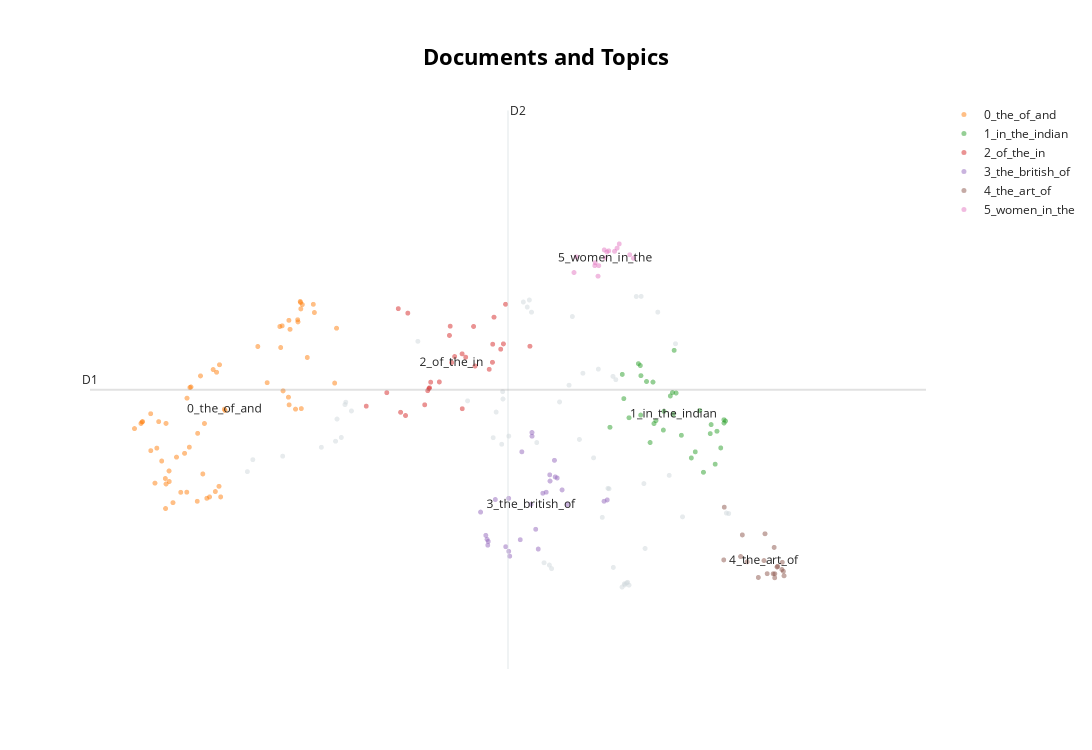

The cell this chart's notebook holds for it:
### Code cell
model.visualize_documents(questions)

### Figure 1 — Plotly figure (JSON) as saved in the notebook; plotly's stock layout.template omitted (floating-point values rounded to 4 significant figures)
{"data": [{"hoverinfo": "text", "hovertext": ["What were the major technological changes introduced during the Sultanate period? How did those technological changes influence the Indian society?", "‘Latecomer’ Industrial Revolution in Japan involved certain factors that were markedly different from what West had experienced.” Analyze.", "Critically examine whether growing population is the cause of poverty OR poverty is the mains cause of population increase in India.", "Highlight the differences in the approach of Subhash Chandra Bose and Mahatma Gandhi in the struggle for freedom.", "The life cycle of a joint family depends on economic factors rather than social values. Discuss.", "Discuss whether formation of new states in recent times is beneficial or not for the economy of India.", "To what extent did the role of the moderates prepare a base for the wider freedom movement? Comment.", "Defining blue revolution, explain the problems and strategies for pisciculture development in India.", "How difficult would have been the achievement of Indian independence without Mahatma Gandhi? Discuss.", "\"An essential condition to eradicate poverty is to liberate the poor from the process of deprivation.\" Substantiate this statement with suitable examples.", "South China Sea has assumed great geopolitical significance in the present context. Comment.", "Child cuddling is now being replaced by mobile phones. Discuss its impact on the socialization of children.", "Several foreigners made India their homeland and participated in various movements.\nAnalyze their role in the Indian struggle for freedom.", "Do you agree that regionalism in India appears to be a consequence of rising cultural assertiveness? Argue.", "Growing feeling of regionalism is an important factor in generation of demand for a separate state. Discuss.", "COVID-19 pandemic accelerated class inequalities and poverty in India. Comment.", "Critically examine the effect of globalization on the aged population in India.", "Why is Indian Regional Navigational Satellite System (IRNSS) needed? How does it help in navigation?", "Critically evaluate the various resources of the oceans which can be harnessed to meet the resource crisis in the world.", "Petroleum refineries are not necessarily located nearer to crude oil producing areas, particularly in many of the developing countries. Explain its implications.", "Discuss the multi-dimensional implications of uneven distribution of mineral oil in the world.", "Why is India considered as a sub-continent? Elaborate your answer.", "Write a critical note on the evolution and significance of the slogan, ‘Jai Jawan, Jai Kisan’.", "What is the basis of regionalism? Is it that unequal distribution of benefits of development on regional basis eventually promotes regionalism? Substantiate your answer.", "Assess the importance of the accounts of the Chinese and Arab travellers in the reconstruction of the history of India.", "Evaluate the policies of Lord Curzon and their long term implications on the national movements.", "Many voices had strengthened and enriched the nationalist movement during the Gandhian phase. Elaborate.", "What are the economic significances of discovery of oil in Arctic Sea and its possible environemental consequences?", "What was the difference between Mahatma Gandhi and Rabindranath Tagore in their approach towards education and nationalism?", "Throw light on the significance of the thoughts of Mahatma Gandhi in the present times.", "Why did the ‘Moderates’ failed to carry conviction with the nation about their proclaimed ideology and political goals by the end of the nineteenth century?", "With growing scarcity of fossil fuels, the atomic energy is gaining more and more significance in India. Discuss the availability of raw material required for the generation of atomic energy in India and in the world.", "India has immense potential of solar energy though there are regional variations in its developments. Elaborate.", "Explore and evaluate the impact of ‘Work From Home’ on family relationships.", "Why is India taking keen interest in the Arctic region?", "Assess the main administrative issues and socio-cultural problems in the integration process of Indian Princely States.", "It is said that India has substantial reserves of shale oil and gas, which can feed the needs of the country for quarter century. However, tapping of the resource does not appear to be high on the agenda. Discuss critically the availability and issues involved.", "Mahatma Gandhi and Dr. B R Ambedkar, despite having divergent approaches and strategies, had a common goal of amelioration of the downtrodden. Elucidate.", "How did the colonial rule affect the tribals in India and what was the tribal response to the colonial oppression?", "Examine the linkages between the nineteenth century’s ‘Indian Renaissance’ and the emergence of national identity.", "The political and administrative reorganization of states and territories has been a continuous ongoing process since the mid-nineteenth century. Discuss with examples.", "Bring out the constructive programmes of Mahatma Gandhi during Non-Cooperation Movement and Civil Disobedience Movement.", "The Bhakti movement received a remarkable re-orientation with the advent of Sri Chaitanya Mahaprabhu. Discuss.", "‘Communalism arises either due to power struggle or relative deprivation.’ Argue by giving suitable illustrations.", "Why did the Green Revolution in India virtually by-pass the eastern region despite fertile soil and good availability of water?", "Why did the industrial revolution first occur in England? Discuss the quality of life of the people there during the industrialization. How does it compare with that in India at present times?", "Critically discuss the objectives of Bhoodan and Gramdan movements initiated by AcharyaVinobhaBhave and their success.", "It would have been difficult for the Constituent Assembly to complete its historic task of drafting the Constitution for Independent India in just three years, but its experience gained with the Government of India Act, 1935\n.Discuss.", "Though not very useful from the point of view of a connected political history of South India, the Sangam literature portrays the social and economic conditions of its time with remarkable vividness. Comment.", "Critically examine the compulsions which prompted India to play a decisive role in the emergence of Bangladesh.", "Explain the role of geographical factors towards the development of Ancient India.", "Mention the significance of straits and isthmus in international trade.", "‘Despite implementation of various programmes for eradication of poverty by the government in India, poverty is still existing’. Explain by giving reasons.", "In the context of the diversity of India, can it be said that the regions form cultural units rather than the States? Give reasons with examples for your view point.", null], "marker": {"color": "#CFD8DC", "opacity": 0.5, "size": 5}, "mode": "markers+text", "name": "other", "showlegend": false, "type": "scattergl", "x": [8.642, 8.44, 8.829, 10.13, 10.56, 8.111, 9.164, 8.566, 9.988, 8.934, 5.345, 10.28, 9.932, 9.983, 9.418, 8.906, 9.461, 7.471, 5.73, 6.485, 6.411, 9.795, 10.4, 9.596, 9.919, 9.096, 10.17, 6.228, 10.1, 10.16, 9.193, 6.532, 6.542, 10.35, 6.615, 9.734, 6.43, 10.19, 9.551, 10.38, 9.295, 10.14, 11.44, 10.79, 8.479, 8.551, 11.47, 9.846, 10.88, 10.71, 8.562, 5.275, 8.879, 10.02, 9.002], "y": [7.852, 7.834, 9.362, 6.188, 9.249, 8.249, 6.399, 8.27, 6.373, 9.248, 7.587, 9.425, 7.259, 8.525, 8.425, 9.385, 9.199, 8.92, 7.626, 7.837, 7.794, 8.607, 6.586, 8.56, 7.264, 6.425, 6.204, 7.726, 6.151, 6.198, 6.359, 8.207, 8.234, 9.426, 8.136, 7.607, 8.044, 6.173, 7.815, 7.317, 8.237, 6.176, 6.985, 8.892, 8.123, 7.76, 6.979, 6.937, 6.942, 7.41, 8.353, 7.452, 9.305, 8.488, 7.779]}, {"hoverinfo": "text", "hovertext": ["Explain the factors responsible for the origin of ocean currents. How do they influence regional climates, fishing and navigation?", "Account for variations in oceanic salinity and discuss its multi-dimensional effects.", "Discuss the causes of depletion of mangroves and explain their importance in maintaining coastal ecology.", "In what way micro-watershed development projects help in water conservation in\ndrought-prone and semi-arid regions of India?", "Differentiate the causes of landslides in the Himalayan region and Western Ghats.", "How do the melting of the Arctic ice and glaciers of the Antarctic differently affect the weather patterns and human activities on the Earth? Explain.", "Enumerate the problems and prospects of inland water transport in India.", "The states of Jammu and Kashmir, Himachal Pradesh and Uttarakhand are reaching the limits of ecological carrying capacity due to tourism. Critically evaluate.", "Discuss the concept of air mass and explain its role in macro-climatic changes.", "Present an account of the Indus Water Treaty and examine its ecological, economic and political implications in the context of changing bilateral relations.", "How can the mountain ecosystem be restored from the negative impact of development initiatives and tourism?", "Discuss the geophysical characteristics of Circum- Pacific Zone.", "Tropical cyclones are largely confined to South China Sea, Bay of Bengal and Gulf of Mexico. Why?", "Account for the huge flooding of million cities in India including the smart ones like Hyderabad and Pune. Suggest lasting remedial measures.", "Describe the characteristics and types of primary rocks.", "There is no formation of deltas by rivers on the Western Ghats. Why?", "How does the cryosphere affect global climate?", "How does the Juno Mission of NASA help to understand the origin and evolution of the Earth?", "Identify and discuss the factors responsible for diversity of natural vegetation in India. Assess the significance of wildlife sanctuaries in rain forests regions of India.", "“The ideal solution of depleting ground water resources in India is water harvesting system.” How can it be made effective in urban areas?", "Describing the distribution of rubber producing countries, indicate the major environmental issues faced by them.", "Examine the potential of wind energy in India and explain the reasons for their limited spatial spread.", "Discuss the consequences of climate change on the food security in tropical countries.", "What are the forces that influence ocean currents? Describe their role in fishing industry of the world.", "Mention the global occurrence of volcanic eruptions in 2021 and their impact on regional environment.", "The process of desertification does not have climate boundaries. Justify with examples.", "How will the melting of Himalayan glaciers have a far- reaching impact on the water resources of India?", "Explain the formation of thousands of islands in Indonesian and Philipines archipelagos.", "What do you understand by the theory of continental drift? Discuss the prominent evidences in its support.", "Briefly mention the alignment of major mountain ranges of the world and explain their impact on local weather conditions, with examples.", "How far do you agree that the behaviour of the Indian monsoon has been changing due to humanizing landscape? Discuss.", "The interlinking of rivers can provide viable solutions to the multi-dimensional inter-related problems of droughts, floods and interrupted navigation. Critically examine.", "What do you understand by the phenomenon of ‘temperature inversion’ in meteorology? How does it affect weather and the habitants of the place?", "Examine the status of forest resources of India and its resultant impact on climate change.", "How are the fjords formed? Why do they constitute some of the most picturesque areas of the world?", "Troposphere is a very significant atmospheric layer that determines weather processes.\nHow?", "What characteristics can be assigned to monsoon climate that succeeds in feeding more than 50 percent of the world population residing in Monsoon Asia?", "Bring out the causes for the formation of heat islands in the urban habitat of the world.", "Why is the South-West monsoon called ‘Purvaiya’ (easterly) in Bhojpur Region? How has this directional seasonal wind system influenced the cultural ethos of the region?", "What are the consequences of spreading of ‘Dead Zones’ on marine ecosystem?", "Bring out the causes for more frequent occurrence of landslides in the Himalayas than in the Western Ghats.", "Assess the impact of global warming on the coral life system with examples.", "What is water stress? How and why does it differ regionally in India?", "\"The Himalayas are highly prone to landslides.\" Discuss the causes and suggest suitable measures of mitigation.", "“Inspite of adverse environmental impact, coal mining is still inevitable for development”.\nDiscuss", "Discuss the meaning of colour-coded weather warnings for cyclone prone areas given by India Meteorological department.", "Major hot deserts in northern hemisphere are located between 20-30 deg N latitudes and on the western sides of the continents. Why?", "Bring out the relationship between the shrinking Himalayan glaciers and the symptoms of climate change in the Indian sub-continent.", "Comment on the resource potentials of the long coastline of India and highlight the status of natural hazard preparedness in these areas.", "Discuss the natural resource potentials of ‘Deccan trap’.", "The effective management of land and water resources will drastically reduce the human miseries. Explain.", "Why are the world’s fold mountain systems located along the margins of continents? Bring out the association between the global distribution of fold mountains and the earthquakes and volcanoes.", "How do ocean currents and water masses differ in their impacts on marine life and coastal environment? Give suitable examples.", "Mumbai, Delhi and Kolkata are the three Mega cities of the country but the air pollution is much more serious probelm in Delhi as compared to the other two. Why is this so?", "The recent cyclone on the east coast of India was called ‘Phailin’. How are the tropical cyclones named across the world? Elaborate.", "what are the environmental implications of the reclamation of the water bodies into urban land use? Explain with examples.", "Define mantle plume and explain its role in plate tectonics.", "Why is the world today confronted with a crisis of availability of and access to freshwater resources?", "Most of the unusual climatic happenings are explained as an outcome of the El-Nino effect. Do you agree?", "In what way can floods be converted into a sustainable source of irrigation and all-weather inland navigation in India?", "India is well endowed with fresh water resources. Critically examine why it still suffers from water scarcity.", "Major cities of India are becoming more vulnerable to flood conditions. Discuss.", null], "marker": {"opacity": 0.5, "size": 5}, "mode": "markers+text", "name": "0_the_of_and", "text": ["", "", "", "", "", "", "", "", "", "", "", "", "", "", "", "", "", "", "", "", "", "", "", "", "", "", "", "", "", "", "", "", "", "", "", "", "", "", "", "", "", "", "", "", "", "", "", "", "", "", "", "", "", "", "", "", "", "", "", "", "", "", "0_the_of_and"], "textfont": {"size": 12}, "type": "scattergl", "x": [4.63, 4.752, 4.91, 5.963, 4.528, 4.133, 5.923, 5.735, 3.905, 5.704, 5.53, 4.495, 4.879, 6.124, 4.417, 4.363, 3.926, 4.317, 5.804, 5.96, 5.41, 6.399, 4.548, 4.931, 4.109, 4.228, 4.988, 4.228, 4.221, 4.267, 4.498, 5.956, 3.917, 5.813, 4.269, 3.822, 4.535, 4.031, 4.671, 4.862, 4.466, 4.701, 5.926, 4.635, 6.046, 4.916, 4.172, 4.722, 5.895, 5.97, 5.723, 4.218, 4.788, 6.424, 4.834, 5.693, 4.085, 5.81, 4.03, 5.983, 5.824, 6.138, 4.979], "y": [7.118, 7.151, 7.286, 9.285, 7.728, 8.015, 9.163, 8.362, 7.994, 8.85, 8.454, 7.22, 8.571, 9.337, 7.219, 7.615, 8.016, 7.102, 8.29, 9.357, 8.862, 8.449, 8.406, 7.167, 7.717, 7.995, 8.14, 7.313, 7.036, 7.46, 8.28, 9.369, 8.011, 8.204, 7.34, 7.937, 8.399, 7.688, 8.53, 7.227, 7.658, 7.426, 9.139, 7.883, 8.738, 8.656, 7.571, 7.994, 8.156, 8.162, 9.094, 7.374, 7.167, 9.067, 8.602, 9.086, 7.322, 9.156, 8.104, 9.334, 9.055, 9.244, 8.156]}, {"hoverinfo": "text", "hovertext": ["Examine the uniqueness of tribal knowledge system when compared with mainstream knowledge and cultural systems.", "“Caste system is assuming new identities and associational forms. Hence, caste system cannot be eradicated in India.”", "Given the diversities among the tribal communities in India, in which specific contexts should they be considered as a single category?", "How does Indian society maintain continuity in traditional social values? Enumerate the changes taking place in it.", "Trace the rise and growth of socio-religious reform movements with special reference to Young Bengal and Brahmo Samaj.", "What are the challenges to our cultural practices in the name of secularism?", "Sufis and medieval saints failed to modify either the religious ideas and practices or the outward structure of Hindu/ Muslim societies to any appreciable extent. Comment.", "Globalisation is generally said to promote cultural homogenisation but due to this cultural specificities appear to be strengthened in the Indian society.’ Elucidate.", "Are tolerance, assimilation and pluralism the key elements in the making of an Indian form of secularism? Justify your answer.", "Why are the tribals in India referred to as 'the Scheduled Tribes? Indicate the major provisions in the Constitution of India for their upliftment.", "Do we have cultural pockets of small India all over the nation? Elaborate with examples.", "The ancient civilization in Indian sub continent differed from those of Egypt , Mesopotamia and Greece in that its culture and traditions have been preserved without breakdown to the present day. Comment", "Analyze the salience of ‘sect’ in Indian society vis-a-vis caste, region and religion.", "Why is caste identity in India both fluid and static?", "The spirit of tolerance and love is not only an interesting feature of Indian society from very early times, but it is also playing an important part at the present. Elaborate.", "Do you think marriage as a sacrament in loosing its value in Modern India?", "What makes the Indian society unique in sustaining its culture? Discuss.", "Describe any four cultural elements of diversity in India and rate their relative significance in building a national identity.", "Customs and traditions suppress reason leading to obscurantism. Do you agree?", "What are the main features of Vedic society and religion? Do you think some of the features are still prevailing in Indian society?", "What are the two major legal initiatives by the State since Independence addressing discrimination against Scheduled Tribes(STs)?", "Distinguish between religiousness/religiosity and communalism giving one example of how the former has got transformed into the latter in independent India.", "To what extent globalization has influenced the core of cultural diversity in India? Explain.", "How the Indian concept of secularism different from the western model of secularism?\nDiscuss.", "Pala period is the most significant phase in the history of Buddhism in India. Enumerate.", "Is diversity and pluralism in India under threat due to globalisation? Justify your answer.", "Are we losing our local identity for the global identity? Discuss.", "Discuss the impact of post-liberal economy on ethnic identity and communalism.", "Debate the issue whether and how contemporary movements for assertion of Dalit identity work towards annihilation of caste.", "Has caste lost its relevance in understanding the multi- cultural Indian Society? Elaborate your answer with illustrations.", "How do the Indian debates on secularism differ from the debates in the West?", "Has the formation of linguistic States strengthened the cause of Indian Unity?", null], "marker": {"opacity": 0.5, "size": 5}, "mode": "markers+text", "name": "1_in_the_indian", "text": ["", "", "", "", "", "", "", "", "", "", "", "", "", "", "", "", "", "", "", "", "", "", "", "", "", "", "", "", "", "", "", "", "1_in_the_indian"], "textfont": {"size": 12}, "type": "scattergl", "x": [10.51, 10.72, 10.34, 10.63, 11.3, 11.41, 11.37, 10.34, 11.32, 10.19, 10.1, 10.54, 11.24, 10.75, 10.99, 10.86, 10.46, 10.5, 11.1, 11.04, 9.944, 11.25, 10.31, 11.41, 11.15, 10.34, 10.42, 10.77, 10.8, 10.64, 11.43, 10.12, 10.76], "y": [7.993, 8.304, 8.089, 7.92, 7.536, 8.037, 7.719, 8.533, 7.907, 8.059, 8.547, 8.026, 7.88, 8.343, 7.606, 7.861, 7.78, 8.461, 8.14, 7.675, 7.952, 7.982, 8.668, 7.999, 7.445, 8.647, 8.467, 8.818, 8.338, 8.131, 8.022, 8.274, 8.099]}, {"hoverinfo": "text", "hovertext": ["What are the main socio-economic implications arising out of the development of IT industries in major cities of India?", "Despite India being one of the countries of the Gondwanaland, its mining industry contributes much less to its Gross Domestic Product(GDP) in percentage. Discuss.", "From being net food importer in 1960s, India has emerged as a net food exporter to the world. Provide reasons.", "With a brief background of quality of urban life in India, introduce the objectives and strategy of the 'Smart City Programme'.", "Mention the advantages of the cultivation of pulses because of which the year 2016 was declared as the International Year of Pulses by United Nations.", "Analyze the factors for the highly decentralized cotton textile industry in India.", "How is the growth of Tier 2 cities related to the rise of a new middle class with an emphasis on the culture of consumption?", "What is Cryptocurrency? How does it affect global society? Has it been affecting Indian society also?", "How is efficient and affordable urban mass transport key to the rapid economic development in India?", "Do you agree that there is a growing trend of opening new sugar mills in southern states of India? Discuss with justification.", "Mention core strategies for the transformation of aspirational districts in India and explain the nature of convergence, collaboration and competition for its success.", "Account for the present location of iron and steel industries away from the source of raw material, by giving examples.", "Smart cities in India cannot sustain without smart vilages. Discuss this statement in the backdrop of rural urban integration.", "Can the strategy of regional resource-based manufacturing help in promoting employment in India?", "Bring out the socio-economic effects of the introduction of railways in different countries of the world", "Discuss the changes in the trends of labour migration within and outside India in the last four decades.", "“The growth of cities as I.T. hubs has opened up new avenues of employment, but has also created new problems”. Substantiate this statement with examples", "How have digital initiatives in India contributed to the functioning of the education system in the country? Elaborate your answer.", "What is the significance of Industrial Corridors in India? Identifying industrial corridors, explain their main characteristics.", "Account for the change in the spatial pattern of the Iron and Steel industry in the world.", "Elucidate the relationship between globalization and new technology in a world of scarce resources, with special reference to India.", "To what extent has the urban planning and culture of the Indus Valley Civilization provided inputs to the present day urbanization?\nDiscuss.", "Why did human development fail to keep pace with economic development in India?", "Does urbanization lead to more segregation and/or marginalization of the poor in Indian metropolises?", "Discuss the various social problems which originated out of the speedy process of urbanization in India.", "Discuss the main objectives of Population Education and point out the measures to achieve them in India in detail.", "Discuss the factors for localisation of agro-based food processing industries of North-West India.", "How does India see its place in the economic space of rising natural resources rich Africa?", null], "marker": {"opacity": 0.5, "size": 5}, "mode": "markers+text", "name": "2_of_the_in", "text": ["", "", "", "", "", "", "", "", "", "", "", "", "", "", "", "", "", "", "", "", "", "", "", "", "", "", "", "", "2_of_the_in"], "textfont": {"size": 12}, "type": "scattergl", "x": [7.944, 7.07, 7.614, 7.218, 8.042, 7.636, 8.087, 8.188, 7.877, 7.597, 8.431, 7.248, 7.341, 7.747, 7.887, 8.913, 8.04, 8.451, 8.207, 7.312, 7.559, 8.39, 8.572, 8.435, 8.537, 8.6, 7.621, 6.806, 7.906], "y": [8.748, 8.341, 8.387, 9.288, 8.161, 8.459, 8.741, 9.087, 8.986, 8.364, 8.683, 8.12, 9.237, 8.462, 9.09, 8.864, 8.779, 9.191, 8.641, 8.084, 8.205, 8.605, 8.891, 8.887, 8.831, 9.337, 8.396, 8.19, 8.681]}, {"hoverinfo": "text", "hovertext": ["Discuss the contributions of MaulanaAbulKalam Azad to pre- and post-independent India.", "To what extend can Germany be held responsible for causing the two World Wars? Discuss critically.", "” There arose a serious challenge to the Democratic State System between the two World Wars.” Evaluate the statement.", "Highlight the importance of the new objectives that got added to the vision of Indian Independence since the twenties of the last century.", "Assess the role of British imperial power in complicating the process of transfer of power during the 1940s.", "Whereas the British planters had developed tea gardens all along the Shivaliks and Lesser Himalayas from Assam to Himachal Pradesh, in effect they did not succeed beyond the Darjeeling area. Explain.", "What were the major political, economic and social developments in the world which motivated the anti-colonial in India?", "Since the decade of the 1920s, the national movement acquired various ideological strands and thereby expanded its social base. Discuss.", "Why indentured labour was taken by the British from India to their colonies? have they been able to preserve their cultural identity over there?", "Analyze the circumstances that led to the Tashkent Agreement in 1966. Discuss the highlights of the Agreement.", "What were the events that led to the Suez Crisis in 1956? How did it deal a final blow to Britain’s self-image as a world power?", "Why was there a sudden spurt in famines in colonial India since the mid-eighteenth century? Give reasons.", "In what ways did the navel mutiny prove to be the last nail in the coffin of British colonial aspirations in India?", "Explain how the Uprising of 1857 constitutes an important watershed in the evolution of British policies towards colonial India.", "What policy instruments were deployed to contain the Great Economic Depression?", "Examine critically the various facets of economic policies of the British in India from mid-eighteenth century till independence.", "“American Revolution was an economic revolt against mercantilism.” Substantiate.", "Examine how the decline of traditional artisanal industry in colonial India crippled the rural economy.", "The New Economic Policy – 1921 of Lenin had influenced the policies adopted by India soon after independence. Evaluate.", "The anti-colonial struggles in West Africa were led by the new elite of Western-educated Africans.", "Clarify how mid-eighteenth century India was beset with the spectre of a fragmented polity.", "What problems are germane to the decolonization process in the Malay Peninsula?", "The 1857 uprising was the culmination of the recurrent, big and small local rebellions that had occurred in the preceding hundred years of British rule. Elucidate.", "Why did the armies of the British East India Company – mostly comprising of Indian soldiers – win consistently against the more numerous and better equipped armies of the Indian rulers? Give reasons.", "The third battle of Panipat was fought in 1761. Why were so many empire-shaking battles fought at Panipat?", "“Africa was chopped into states artificially created by accidents of European competition.” Analyze.", "Explain how the foundations of the modern world were laid by the American and French Revolutions.", null], "marker": {"opacity": 0.5, "size": 5}, "mode": "markers+text", "name": "3_the_british_of", "text": ["", "", "", "", "", "", "", "", "", "", "", "", "", "", "", "", "", "", "", "", "", "", "", "", "", "", "", "3_the_british_of"], "textfont": {"size": 12}, "type": "scattergl", "x": [9.869, 8.346, 8.377, 9.91, 8.64, 8.809, 9.229, 9.021, 9.265, 8.371, 8.468, 8.941, 9.239, 9.173, 8.789, 9.08, 8.641, 8.94, 8.988, 8.602, 9.396, 8.278, 9.123, 9.169, 9.328, 8.362, 8.654, 8.926], "y": [7.118, 6.734, 6.665, 7.133, 7.151, 7.675, 7.579, 6.58, 7.38, 6.623, 7.138, 7.851, 7.392, 7.346, 6.685, 7.208, 6.554, 7.893, 6.802, 6.606, 7.081, 6.996, 7.22, 7.416, 7.246, 6.688, 6.5, 7.084]}, {"hoverinfo": "text", "hovertext": ["How do you justify the view that the level of excellence of the Gupta numismatic art is not at all noticeable in later times?", "Highlight the Central Asian and Greco Bactrian elements in the Gandhara art.", "Discuss the ‘Tandava’ dance as recorded in early Indian inscriptions.", "Gandhara sculpture owed as much to the Romans as to the Greeks. Explain.", "Discuss the main contributions of Gupta period and Chola period to Indian heritage and culture\n.", "Discuss the significance of the lion and bull figures in Indian mythology, art and architecture.", "Safeguarding the Indian art heritage is the need of the moment.", "Evaluate the nature of the Bhakti Literature and its contribution to Indian culture.", "Early Buddhist Stupa-art, while depicting folk motifs and narratives successfully expounds Buddhist ideals. Elucidate.", "Chola architecture represents a high watermark in the evolution of temple architecture. Discuss", "Persian literary sources of medieval India reflect the spirit of the age. Comment.", "Mesolithic rock cut architecture of India not only reflects the cultural life of the times but also a fine aesthetic sense comparable to modern painting. Critically evaluate this comment.", "The rock-cut architecture represents one of the most important sources of our knowledge of early Indian art and history. Discuss.", "Krishnadeva Raya, the King of Vijayanagar, was not only an accomplished scholar himself but was also a great patron of learning and literature. Discuss.", "How will you explain the medieval Indian temple sculptures represent the social life of those days?", "“In many ways, Lord Dalhousie was the founder of modern India.” Elaborate.", "Taxila university was one of the oldest universities of the world with which were associated a number of renowned learned personalities of different disciplines. Its strategic location caused its fame to flourish, but unlike Nalanda, it is not considered as a university in the modern sense. Discuss.", "Indian Philosophy and tradition played a significant role in conceiving and shaping the monuments and their art in India. Discuss.", null], "marker": {"opacity": 0.5, "size": 5}, "mode": "markers+text", "name": "4_the_art_of", "text": ["", "", "", "", "", "", "", "", "", "", "", "", "", "", "", "", "", "", "4_the_art_of"], "textfont": {"size": 12}, "type": "scattergl", "x": [12.06, 12.07, 11.97, 12.07, 11.94, 12.16, 12.16, 11.42, 12.05, 12.1, 11.71, 12.19, 12.18, 11.63, 12.1, 11.41, 11.65, 11.86, 11.93], "y": [6.598, 6.301, 6.302, 6.256, 6.752, 6.349, 6.43, 7.051, 6.302, 6.378, 6.436, 6.278, 6.329, 6.495, 6.385, 6.458, 6.739, 6.26, 6.45]}, {"hoverinfo": "text", "hovertext": ["Examine the role of ‘Gig Economy’ in the process of empowerment of women in India.", "The women’s questions arose in modern India as a part of the 19th century social reform movement. What are the major issues and debates concerning women in that period?", "Discuss the role of women in the freedom struggle especially during the Gandhian phase.", "How do you explain the statistics that show that the sex ratio in Tribes in India is more favourable to women than the sex ratio among Scheduled Castes?", "What are the continued challenges for women in India against time and space?", "Discuss the various economic and\nsocio-cultural forces that are driving increasing feminization of agriculture in India.", "Discuss the positive and negative effects of globalization on women in India?", "Defying the barriers of age, gender and religion, the Indian women became the torchbearer during the struggle for freedom in India. Discuss.", "“Empowering women is the key to control population growth.” Discuss.", "Explain why suicide among young women is increasing in Indian Society.", "‘Women’s movement in India has not addressed the issues of women of lower social strata.’ Substantiate your view.", "How does patriarchy impact the position of a middle class working woman in India?", "“Male membership needs to be encouraged in order to make women’s organization free from gender bias.” Comment.", "Why do some of the most prosperous regions of India have an adverse sex ratio for women? Give your arguments.", null], "marker": {"opacity": 0.5, "size": 5}, "mode": "markers+text", "name": "5_women_in_the", "text": ["", "", "", "", "", "", "", "", "", "", "", "", "", "", "5_women_in_the"], "textfont": {"size": 12}, "type": "scattergl", "x": [9.929, 10.06, 10.25, 9.749, 10.0, 9.481, 9.791, 10.2, 9.51, 9.801, 10.04, 9.905, 9.871, 9.755, 9.882], "y": [9.939, 10.02, 9.855, 9.773, 9.934, 9.695, 9.654, 9.895, 9.871, 9.772, 9.969, 9.927, 9.949, 9.805, 9.861]}], "layout": {"annotations": [{"showarrow": false, "text": "D1", "x": 3.248, "y": 8.374, "yshift": 10}, {"showarrow": false, "text": "D2", "x": 8.631, "xshift": 10, "y": 11.52}], "height": 750, "shapes": [{"line": {"color": "#CFD8DC", "width": 2}, "type": "line", "x0": 8.631, "x1": 8.631, "y0": 5.229, "y1": 11.52}, {"line": {"color": "#9E9E9E", "width": 2}, "type": "line", "x0": 3.248, "x1": 14.01, "y0": 8.374, "y1": 8.374}], "title": {"font": {"color": "Black", "size": 22}, "text": "<b>Documents and Topics</b>", "x": 0.5, "xanchor": "center", "yanchor": "top"}, "width": 1200, "xaxis": {"visible": false}, "yaxis": {"visible": false}}}
